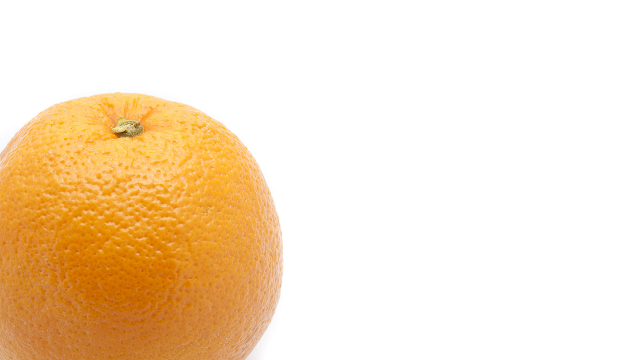
#> input picture Image Processing/Lab 7/orange.png, 640 x 360 px
$ jupyter execute C22388703_Features_1.ipynb   (older library calls are emulated)
#> lines starting #> are read from the running program, lines starting #| are printed output that depends on the picture; after the words box and inside, x2 and y2 are one past the last pixel; in counts of white or black regions, pixels touching at a corner belong together
# Features
### Contours and edges detection.

[cell 1]
import cv2 as cv2
import numpy as np
from matplotlib import pyplot as plt
from matplotlib import image as image
import math

I = cv2.imread("orange.png")
#> I is the input picture: shape (360, 640, 3); mean B, G, R 199.2, 226, 246.9

I = cv2.cvtColor(I, cv2.COLOR_BGR2RGB)
Original = I.copy()

plt.imshow(I)
plt.axis('off')

[cell 2]
G = cv2.cvtColor(I, cv2.COLOR_RGB2GRAY)
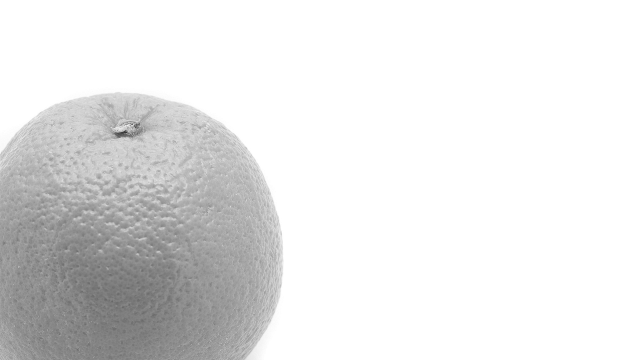
#> G: shape (360, 640); min 54, max 255, mean 229.2

Ix = cv2.Sobel(G,ddepth=cv2.CV_64F,dx=1,dy=0)
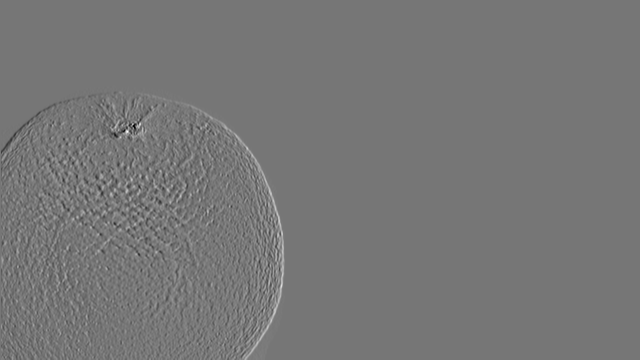
#> Ix: shape (360, 640) float64; min -270, max 310, mean 0.6; drawn with min black and max white
Iy = cv2.Sobel(G,ddepth=cv2.CV_64F,dx=0,dy=1)
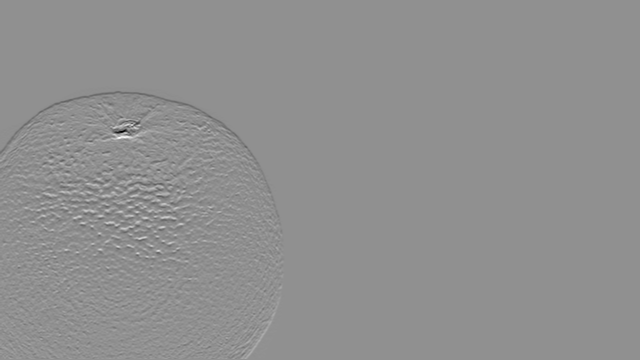
#> Iy: shape (360, 640) float64; min -528, max 405, mean -0.9; drawn with min black and max white

M = np.sqrt((Ix * Ix) + (Iy * Iy))
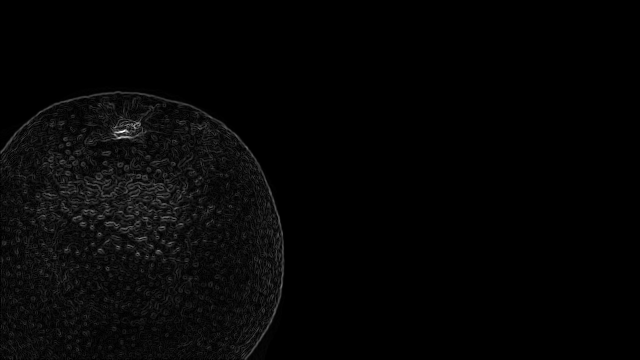
#> M: shape (360, 640) float64; min 0, max 554.9, mean 11.9; drawn with min black and max white

plt.imshow(M, cmap="gray")
plt.axis('off')

E = cv2.Canny(I,threshold1=255,threshold2=0)
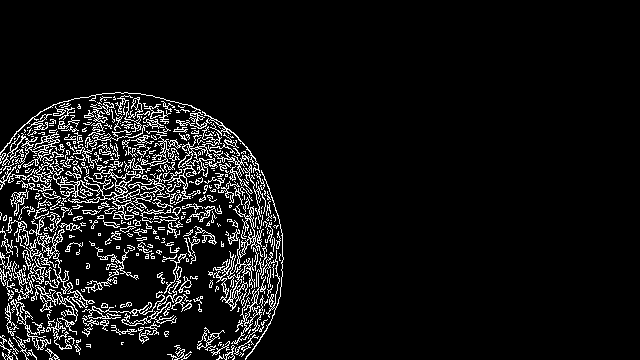
#> E: shape (360, 640); 7.6% white in thin lines or dots, all inside (x1, y1, x2, y2) = (0, 92, 284, 360)

plt.show()
plt.imshow(E, cmap="gray")
plt.axis('off')

[cell 3]
mag_on_edge = cv2.bitwise_and(M, M, mask=E)
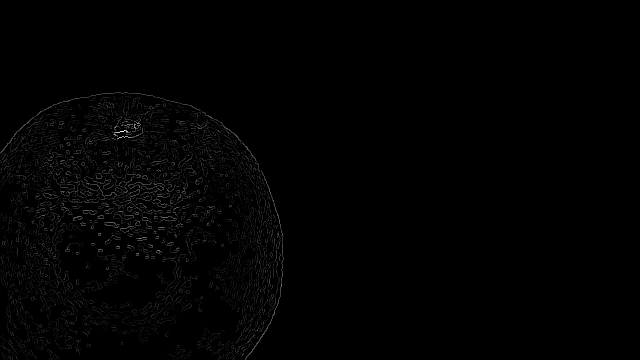
#> mag_on_edge: shape (360, 640) float64; min 0, max 554.9, mean 4.6; drawn with min black and max white
plt.imshow(mag_on_edge, cmap="gray")
plt.axis('off')
